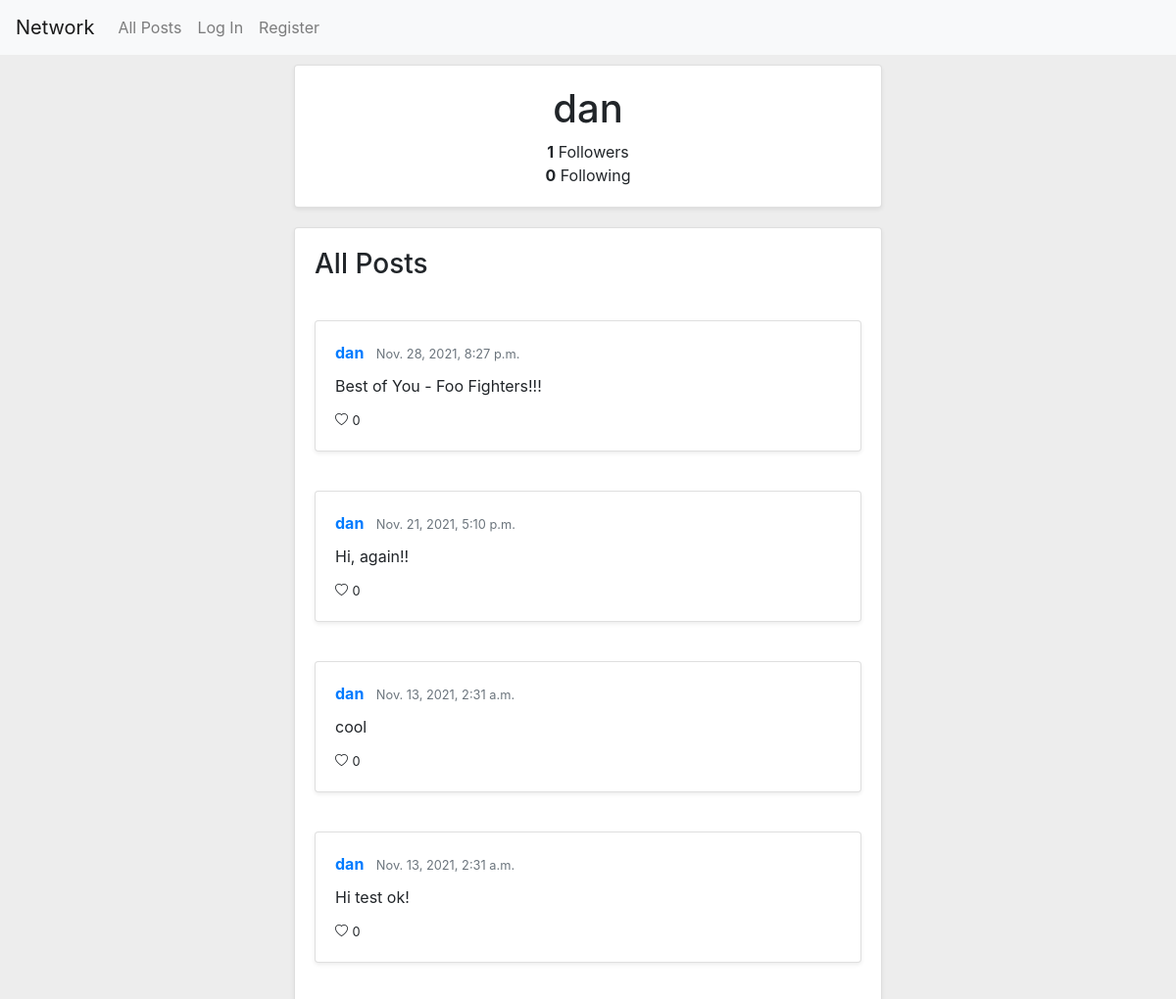
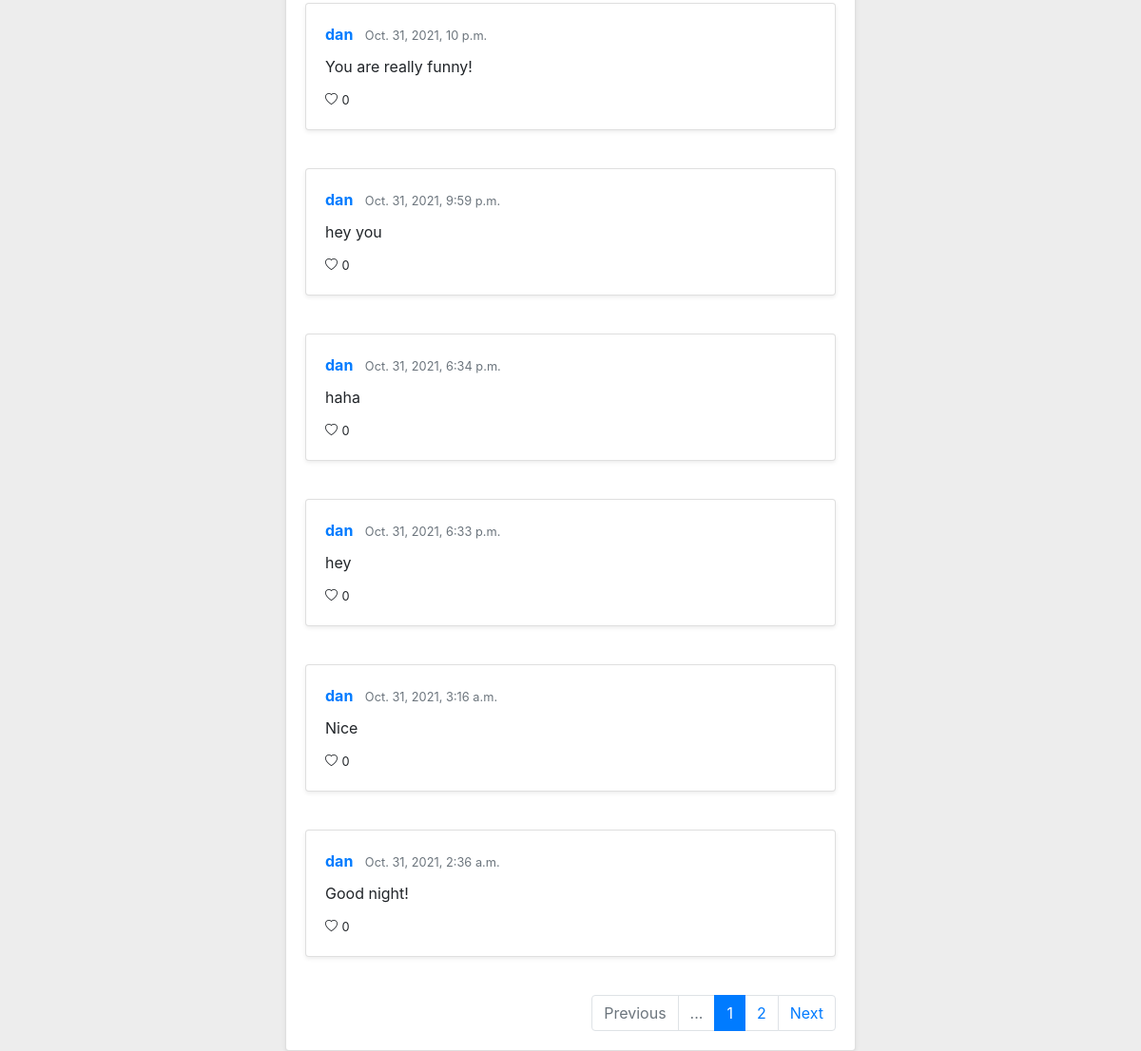
The app's page /user/dan with its own data (2 pictures, top to bottom).
### network/models.py (models this page shows, shortened)
class User(AbstractUser):
    pass

class Post(models.Model):
    author = models.ForeignKey(User, on_delete=models.CASCADE, related_name="post_author")
    content = models.CharField(max_length=1000)
    timestamp = models.DateTimeField(auto_now_add=True)
    liked_by = models.ManyToManyField(User, blank=True, related_name="likes")
    def likes(self):
        return self.liked_by.all().count()

### network/views.py (the view)
# urls.py: path("user/<str:username>", views.profile_page, name="username"),
def profile_page(request, username):
    try:
        user = User.objects.get(username=username)
    except User.DoesNotExist:
        return render(request, "network/index.html")
    following = Follow.objects.filter(follower=user.id)
    followers = Follow.objects.filter(followed=user.id)
    btn_following = "Follow"
    for f in followers:
        if request.user == f.follower:
            btn_following = "Unfollow"
            break
    user = User.objects.get(username=username)
    posts = Post.objects.filter(author=user.id)
    posts = posts.order_by("-timestamp").all()
    paginator = Paginator(posts, 10) # Show 10 posts per page.
    page_number = request.GET.get('page')
    page_posts = paginator.get_page(page_number)
    return render(request, "network/profile.html", {
        "username": username,
        "followers": len(followers),
        "following": len(following),
        "btn_following": btn_following,
        "posts": page_posts
    })

### network/templates/network/profile.html (shortened to what this page needs)
{% extends "network/layout.html" %}
{% block body %}
    <div id="main">
        <div id="profile" class="card shadow-sm divcard">
            <div class="profile">
                <h1>{{ username }}</h1>
                <div><strong>{{ followers }}</strong> Followers</div>
                <div><strong>{{ following }}</strong> Following</div>
            </div>
        </div>
        <div id="allposts" class="card shadow-sm divcard">
            <h3 class='post'>All Posts</h3>
            {% for post in posts %}
                <div class="post">
                    <div class="card shadow-sm divcard">
                        <div class="card-body">
                            <a href="/user/{{ post.author }}" class="card-title"><strong>{{ post.author }}</strong></a>
                            <small class="pl-2 text-muted">{{ post.timestamp }}</small>
                            <div class="card-text content" id="post_{{ post.id }}">{{ post.content }}</div>
                            <div>
                                {% if user.is_authenticated %}
                                    {% if user in post.liked_by.all %}
                                        <a onclick="like({{ post.id }})" href="javascript:void(0);" style="color:black;"><i id="heartpost_{{ post.id }}" class="bi bi-heart-fill" style="font-size: 13px;"></i></a>
                                    {% else %}
                                        <a onclick="like({{ post.id }})" href="javascript:void(0);" style="color:black;"><i id="heartpost_{{ post.id }}" class="bi bi-heart" style="font-size: 13px;"></i></a>
                                    {% endif %}
                                {% else %}
                                    <i class="bi bi-heart" style="font-size: 13px;"></i>
                                {% endif %}
                                <small><spam id="likespost_{{ post.id }}">{{ post.likes }}</spam></small>
                            </div>
                        </div>
                    </div>
                </div>
            {% endfor %}
            <nav aria-label="pagination">
              <ul class="pagination justify-content-end post">
                {% if posts.has_previous %}
                    <li class="page-item">
                        <a class="page-link" href="?page={{ posts.previous_page_number }}">Previous</a>
                    </li>
                    <li class="page-item"><a class="page-link" href="?page={{ posts.previous_page_number }}">{{ posts.previous_page_number }}</a></li>
                {% else %}
                    <li class="page-item disabled">
                        <span class="page-link">Previous</span>
                    </li>
                    <li class="page-item disabled">
                        <span class="page-link">...</span>
                    </li>
                {% endif %}
                <li class="page-item active" aria-current="page">
                  <span class="page-link">{{ posts.number }}<span class="sr-only">(current)</span></span>
                </li>
                {% if posts.has_next %}
                    <li class="page-item"><a class="page-link" href="?page={{ posts.next_page_number }}">{{ posts.next_page_number }}</a></li>
                    <li class="page-item">
                      <a class="page-link" href="?page={{ posts.next_page_number }}">Next</a>
                    </li>
                {% endif %}
              </ul>
            </nav>
        </div>
    </div>
{% endblock %}

### network/static/network/styles.css (style rules this page uses)
body { background-color: #ededed; }
#main { margin: auto; width: 50%; padding-top: 10px; }
.post { margin: 20px; }
#allposts { margin-top: 20px; }
.profile { margin: 20px; text-align: center; }
.content { padding: 10px 0 10px 0; }

### records on screen
User: username "dan"
Post: author "dan", timestamp "Nov. 28, 2021, 8:27 p.m.", content "Best of You - Foo Fighters!!!", likes "0"
Post: author "dan", timestamp "Nov. 21, 2021, 5:10 p.m.", content "Hi, again!!", likes "0"
Post: author "dan", timestamp "Nov. 13, 2021, 2:31 a.m.", content "cool", likes "0"
Post: author "dan", timestamp "Nov. 13, 2021, 2:31 a.m.", content "Hi test ok!", likes "0"
Post: author "dan", timestamp "Oct. 31, 2021, 10 p.m.", content "You are really funny!", likes "0"
Post: author "dan", timestamp "Oct. 31, 2021, 9:59 p.m.", content "hey you", likes "0"
Post: author "dan", timestamp "Oct. 31, 2021, 6:34 p.m.", content "haha", likes "0"
Post: author "dan", timestamp "Oct. 31, 2021, 6:33 p.m.", content "hey", likes "0"
Post: author "dan", timestamp "Oct. 31, 2021, 3:16 a.m.", content "Nice", likes "0"
Post: author "dan", timestamp "Oct. 31, 2021, 2:36 a.m.", content "Good night!", likes "0"

### other values on screen
{{ followers }} "1"
{{ following }} "0"
{{ posts.number }} "1"
{{ posts.next_page_number }} "2"
